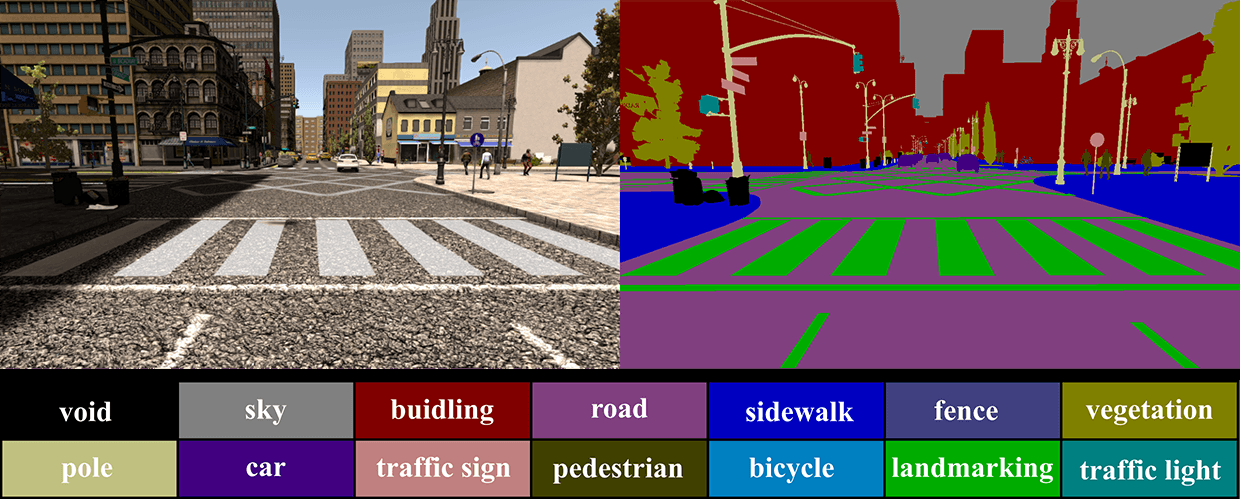
#> input picture pics/label.png, 1240 x 499 px, given as the content of the folder ataset/Synthia/SYNTHIA-SEQS-05-SUMMER/RGB/Stereo_Left/Omni_B, which was not available
$ python main.py
#> lines starting #> are read from the running program, lines starting #| are printed output that depends on the picture; pictures that were not available may be replaced by others from this repository, and a replacement may not be noted
### pano_cylindrcal_projection.py
import numpy as np
import cv2
#change the parameters to adjust distortion degree and center.
#img: the input image, f: focal length, center_ratio: projection center(W/center_ratio_x, H/center_ratio_y)
def cylind_prj(img,  f, center_ratio_x=2, center_ratio_y=2):
    img_prj = np.zeros_like(img)

    fx = lambda x:f*np.arctan(x/f)
    fy = lambda x,y:y*np.cos(np.arctan(x/f))

    rows,cols = img.shape[0], img.shape[1]
    shift_x = int(cols/center_ratio_x)
    shift_y = int(rows/center_ratio_y)

    for oy in range(rows):
        for ox in range(cols):
            y = oy - shift_y
            x = ox - shift_x
            y_prj = int(fy(x,y)) +shift_y
            x_prj = int(fx(x)) + shift_x
            x_img = x + shift_x
            y_img = y + shift_y
            if x_prj<cols and x_img<cols and y_prj<rows and y_img<rows:
                img_prj[y_prj][x_prj] = img[y_img][x_img]
            else:
                pass

            pass
        pass
    return img_prj

def synthia_prj(img):
    #range_w = 139
    #f = 637.7
    range_w = 173
    f = 532.740352

    center_x = 2
    center_y = 2
    img_h, img_w = img.shape[0], img.shape[1]

    img_p=cylind_prj(img,f,center_x,center_y)
    #img_p=img_p[:,range_w:img_w-range_w+1]
    img_p = img_p[:, range_w:img_w - range_w]
    return img_p

### pano_synthia.py
from skimage import io
import numpy as np

#803
def pano_stitch(l,f,r,b,type='train',edge =834):
    if not edge%2:
        edge=edge+1
    img_w = b.shape[1]
    half_w = img_w//2
    img_h = b.shape[0]
    pano_w = edge * 4
    pano_h = img_h
    if type=='train':
        pano = np.zeros((pano_h,pano_w,3))
    else:
        pano = np.zeros((pano_h,pano_w))
    pano[:,0:edge]= l[:,half_w-edge//2:half_w+edge//2+1]
    pano[:,edge:2*edge]=f[:,half_w-edge//2:half_w+edge//2+1]
    pano[:,2*edge:3*edge]=r[:,half_w-edge//2:half_w+edge//2+1]
    pano[:,3*edge:4*edge]=b[:,half_w-edge//2:half_w+edge//2+1]
    pano = pano.astype(np.uint8)
    return pano

### main.py
import numpy as np
import cv2
import os
import glob
from tqdm import trange
from pano_cylindrcal_projection import cylind_prj,synthia_prj
from pano_synthia import pano_stitch

def load_label(path):
    img=cv2.imread(path, -cv2.IMREAD_ANYDEPTH)
    label = img[:,:,2]
    return label

input_filepath = 'D:/dataset/Synthia/SYNTHIA-SEQS-05-SUMMER'
output_filepath = 'D:/dataset/End/Imgs'
mode1 = 'RGB'
mode2 = 'LABELS'
cam_side = 'Stereo_Left'
filename = 'seqs05_summer'
filenum = 787

RGB_B_list = sorted(glob.glob(os.path.join(input_filepath,mode1,cam_side,'Omni_B/*')))
RGB_F_list = sorted(glob.glob(os.path.join(input_filepath,mode1,cam_side,'Omni_F/*')))
RGB_L_list = sorted(glob.glob(os.path.join(input_filepath,mode1,cam_side,'Omni_L/*')))
RGB_R_list = sorted(glob.glob(os.path.join(input_filepath,mode1,cam_side,'Omni_R/*')))

LABELS_B_list = sorted(glob.glob(os.path.join(input_filepath,'GT',mode2,cam_side,'Omni_B/*')))
LABELS_F_list = sorted(glob.glob(os.path.join(input_filepath,'GT',mode2,cam_side,'Omni_F/*')))
LABELS_L_list = sorted(glob.glob(os.path.join(input_filepath,'GT',mode2,cam_side,'Omni_L/*')))
LABELS_R_list = sorted(glob.glob(os.path.join(input_filepath,'GT',mode2,cam_side,'Omni_R/*')))

for n in trange(0,filenum):
    #read the images
    RGB_B = cv2.imread(RGB_B_list[n])
#> RGB_B is the input picture: shape (499, 1240, 3); mean B, G, R 87.1, 85, 101.8
    RGB_F = cv2.imread(RGB_F_list[n])
    RGB_L = cv2.imread(RGB_L_list[n])
    RGB_R = cv2.imread(RGB_R_list[n])

    #do img projection
    RGB_B = synthia_prj(RGB_B)
#> after the loop in cylind_prj, `for oy in range(rows):`:
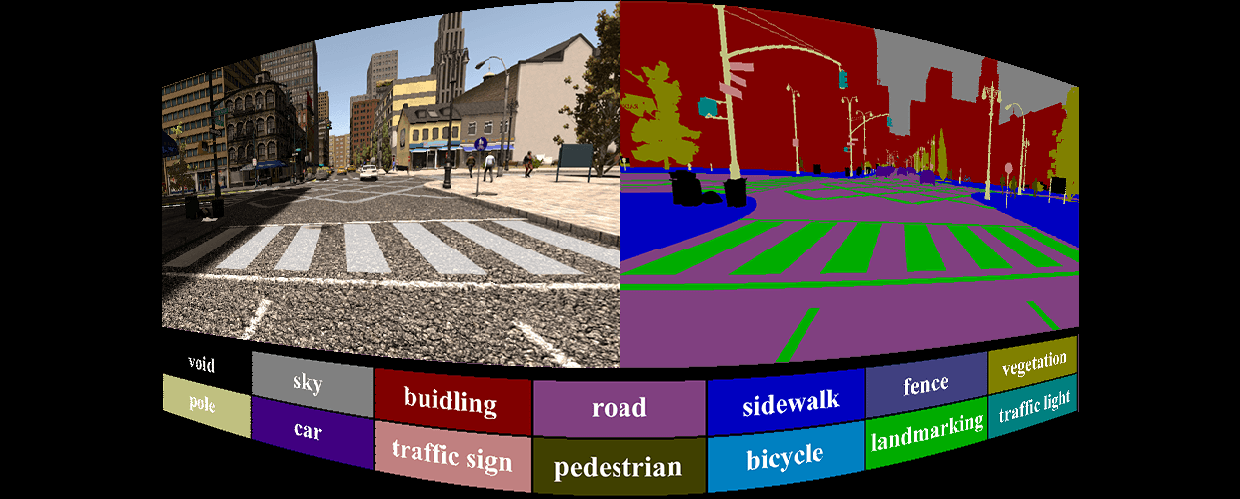
#> img_prj: shape (499, 1240, 3); mean B, G, R 59.5, 56.5, 69.4
    RGB_F = synthia_prj(RGB_F)
    RGB_L = synthia_prj(RGB_L)
    RGB_R = synthia_prj(RGB_R)

    #random order to stitch
    img = [RGB_L,RGB_F,RGB_R,RGB_B]
    st = np.random.randint(4)
    #st = 3
    pano_img = pano_stitch(img[st%4],img[(st+1)%4],img[(st+2)%4],img[(st+3)%4],type='train')
#> in pano_stitch, `pano[:,3*edge:4*edge]=b[:,half_w-edge//2:half_w+edge//2+1]`:
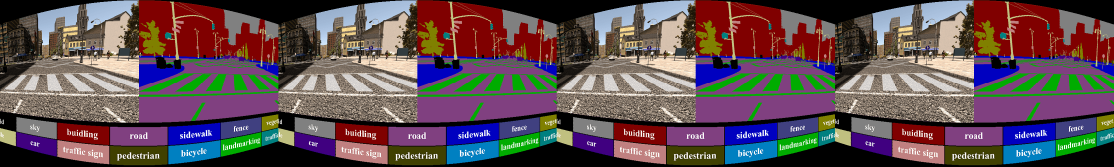
#> pano: shape (499, 3340, 3) float64 (shown at 1/3 size); mean B, G, R 84.1, 79, 97.9
    img_name = output_filepath+'/RGB/'+filename+'/'+filename+'_pano_'+str(n)+'.png'
    cv2.imwrite(img_name,pano_img)

    #read the labels
    LABEL_B = load_label(LABELS_B_list[n])
#> in load_label, `img=cv2.imread(path, -cv2.IMREAD_ANYDEPTH)`:
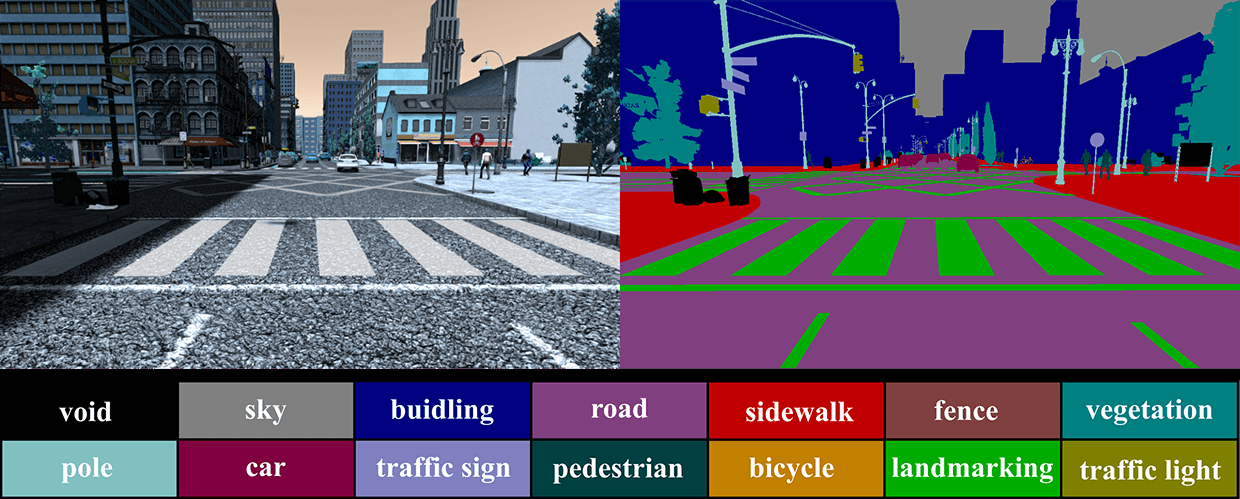
#> img: shape (499, 1240, 4); mean B, G, R, A 101.8, 85, 87.1, 248.8
#> in load_label, `label = img[:,:,2]`:
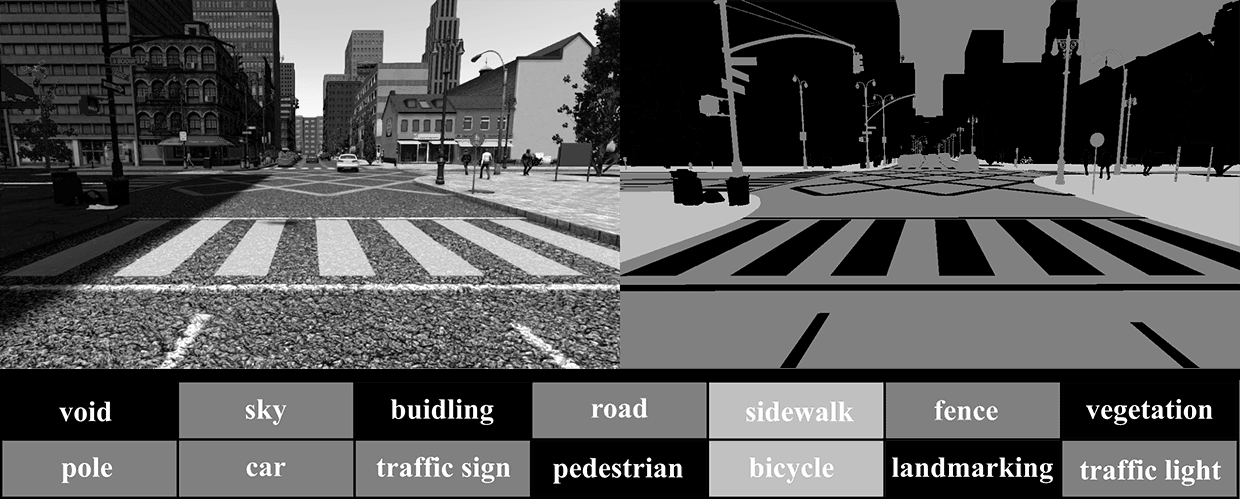
#> label: shape (499, 1240); min 0, max 255, mean 87.1
    LABEL_F = load_label(LABELS_F_list[n])
    LABEL_L = load_label(LABELS_L_list[n])
    LABEL_R = load_label(LABELS_R_list[n])
    #do label projection
    LABEL_B = synthia_prj(LABEL_B)
#> after the loop in cylind_prj (call 5), `for oy in range(rows):`:
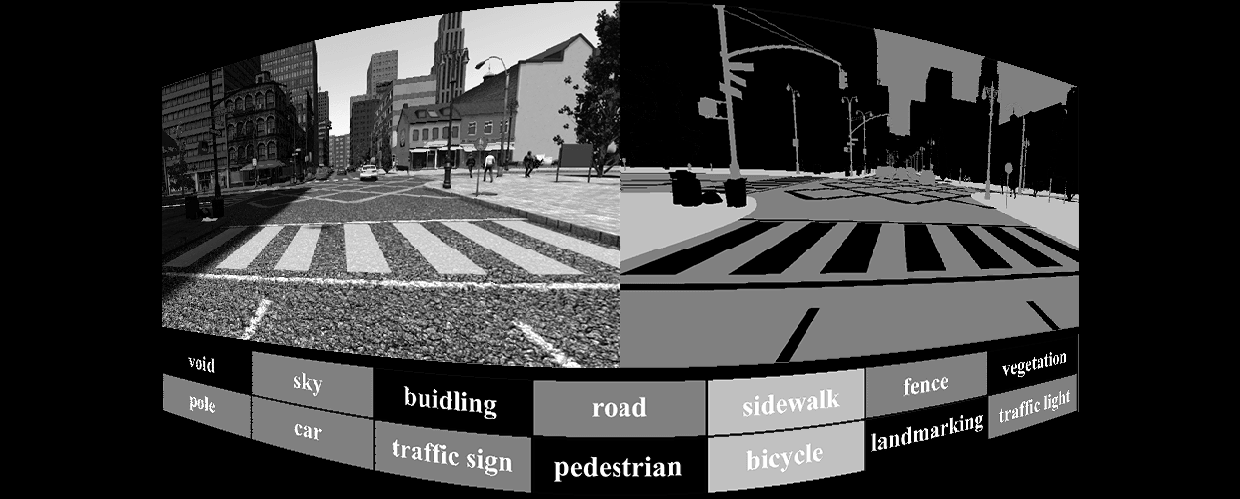
#> img_prj: shape (499, 1240); min 0, max 255, mean 59.5
#> in synthia_prj (call 5), `img_p = img_p[:, range_w:img_w - range_w]`:
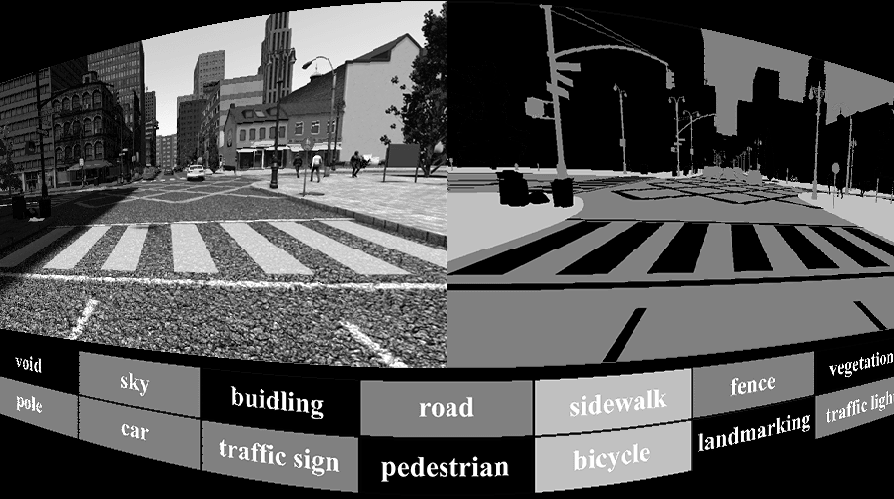
#> img_p: shape (499, 894); min 0, max 255, mean 81.5
    LABEL_F = synthia_prj(LABEL_F)
    LABEL_L = synthia_prj(LABEL_L)
    LABEL_R = synthia_prj(LABEL_R)
    #stitch by order the same as img
    label = [LABEL_L,LABEL_F,LABEL_R,LABEL_B]
    pano_label = pano_stitch(label[st%4],label[(st+1)%4],label[(st+2)%4],label[(st+3)%4],type='label')
#> call 2 of pano_stitch, with type = 'label', edge = 834
#> in pano_stitch (call 2), `pano[:,3*edge:4*edge]=b[:,half_w-edge//2:half_w+edge//2+1]`:
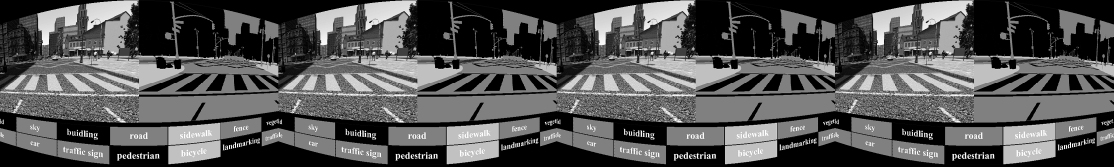
#> pano: shape (499, 3340) float64 (shown at 1/3 size); min 0, max 255, mean 84.1
#> (the run stopped early here; a loop or call above may not have finished)
